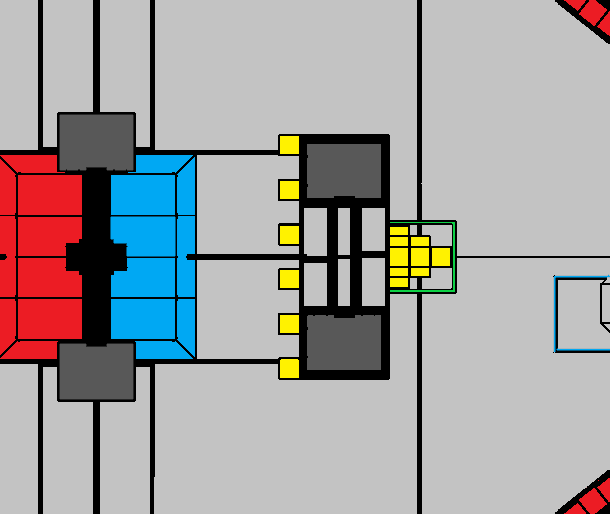
#> input picture livedashboard/images/blue_alliance.png, 610 x 514 px
$ python -i FRCRobot.py   (imports and definitions only)   (older library calls are emulated)
#> lines starting #> are read from the running program, lines starting #| are printed output that depends on the picture; after the words box and inside, x2 and y2 are one past the last pixel; in counts of white or black regions, pixels touching at a corner belong together
#> further down, picture is the input picture: shape (514, 610, 3); mean B, G, R 160.8, 160, 162.3
import libjevois as jevois
import cv2
import numpy
import json
import time


class FRCRobot:
    """
    An OpenCV pipeline generated by GRIP.
    """

    def __init__(self):
        self.actualDimension = 7.875
        self.actualDistance = 44.5
        self.pixelDimension = 61
        self.focalLength = self.pixelDimension * self.actualDistance / self.actualDimension

        """initializes all values to presets or None if need to be set
        """

        self.__hsl_threshold_hue = [53.41726618705036, 90.92150170648463]
        self.__hsl_threshold_saturation = [174.28057553956833, 255.0]
        self.__hsl_threshold_luminance = [34.39748201438849, 255.0]

        self.hsl_threshold_output = None

        self.__find_contours_input = self.hsl_threshold_output
        self.__find_contours_external_only = False

        self.find_contours_output = None

        self.__filter_contours_contours = self.find_contours_output
        self.__filter_contours_min_area = 10.0
        self.__filter_contours_min_perimeter = 0.0
        self.__filter_contours_min_width = 0.0
        self.__filter_contours_max_width = 1000.0
        self.__filter_contours_min_height = 0.0
        self.__filter_contours_max_height = 1000.0
        self.__filter_contours_solidity = [0.0, 100]
        self.__filter_contours_max_vertices = 1000000.0
        self.__filter_contours_min_vertices = 0.0
        self.__filter_contours_min_ratio = 0.0
        self.__filter_contours_max_ratio = 10000.0

        self.filter_contours_output = None


    def processImage(self, source0):
        """
        Runs the pipeline and sets all outputs to new values.
        """
        # Step HSL_Threshold0:
        self.__hsl_threshold_input = source0
        (self.hsl_threshold_output) = self.__hsl_threshold(self.__hsl_threshold_input, self.__hsl_threshold_hue, self.__hsl_threshold_saturation, self.__hsl_threshold_luminance)

        # Step Find_Contours0:
        self.__find_contours_input = self.hsl_threshold_output
        (self.find_contours_output) = self.__find_contours(self.__find_contours_input, self.__find_contours_external_only)

        # Step Filter_Contours0:
        self.__filter_contours_contours = self.find_contours_output
        (self.filter_contours_output) = self.__filter_contours(self.__filter_contours_contours, self.__filter_contours_min_area, self.__filter_contours_min_perimeter, self.__filter_contours_min_width, self.__filter_contours_max_width, self.__filter_contours_min_height, self.__filter_contours_max_height, self.__filter_contours_solidity, self.__filter_contours_max_vertices, self.__filter_contours_min_vertices, self.__filter_contours_min_ratio, self.__filter_contours_max_ratio)


    @staticmethod
    def __hsl_threshold(input, hue, sat, lum):
        """Segment an image based on hue, saturation, and luminance ranges.
        Args:
            input: A BGR numpy.ndarray.
            hue: A list of two numbers the are the min and max hue.
            sat: A list of two numbers the are the min and max saturation.
            lum: A list of two numbers the are the min and max luminance.
        Returns:
            A black and white numpy.ndarray.
        """
        out = cv2.cvtColor(input, cv2.COLOR_BGR2HLS)
#> out: shape (514, 610, 3); mean of channels 0, 1, 2 14.2, 161.5, 26.6
        return cv2.inRange(out, (hue[0], lum[0], sat[0]),  (hue[1], lum[1], sat[1]))
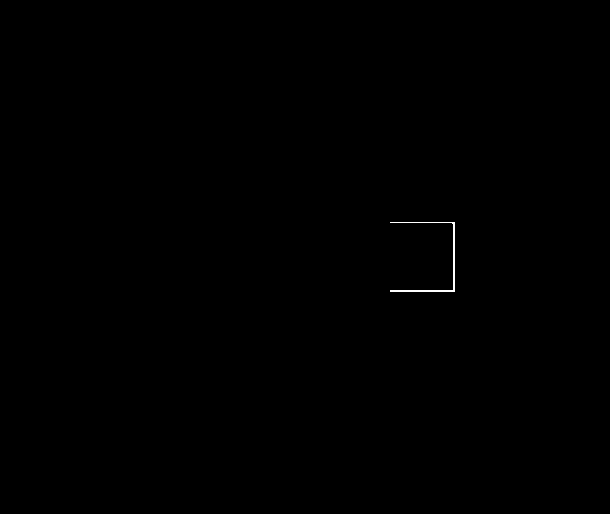
#> returned value: shape (514, 610); 0.11% white in thin lines or dots, all inside (x1, y1, x2, y2) = (390, 222, 455, 292)

    @staticmethod
    def __find_contours(input, external_only):
        """Sets the values of pixels in a binary image to their distance to the nearest black pixel.
        Args:
            input: A numpy.ndarray.
            external_only: A boolean. If true only external contours are found.
        Return:
            A list of numpy.ndarray where each one represents a contour.
        """
        if(external_only):
            mode = cv2.RETR_EXTERNAL
        else:
            mode = cv2.RETR_LIST
        method = cv2.CHAIN_APPROX_SIMPLE
        im2, contours, hierarchy =cv2.findContours(input, mode=mode, method=method)
        return contours

    @staticmethod
    def __filter_contours(input_contours, min_area, min_perimeter, min_width, max_width,
                          min_height, max_height, solidity, max_vertex_count, min_vertex_count,
                          min_ratio, max_ratio):
        """Filters out contours that do not meet certain criteria.
        Args:
            input_contours: Contours as a list of numpy.ndarray.
            min_area: The minimum area of a contour that will be kept.
            min_perimeter: The minimum perimeter of a contour that will be kept.
            min_width: Minimum width of a contour.
            max_width: MaxWidth maximum width.
            min_height: Minimum height.
            max_height: Maximimum height.
            solidity: The minimum and maximum solidity of a contour.
            min_vertex_count: Minimum vertex Count of the contours.
            max_vertex_count: Maximum vertex Count.
            min_ratio: Minimum ratio of width to height.
            max_ratio: Maximum ratio of width to height.
        Returns:
            Contours as a list of numpy.ndarray.
        """
#> called with min_area = 10, min_perimeter = 0, min_width = 0, max_width = 1000, min_height = 0, max_height = 1000, max_vertex_count = 1000000, min_vertex_count = 0
        output = []
        for contour in input_contours:
            x,y,w,h = cv2.boundingRect(contour)
            if (w < min_width or w > max_width):
                continue
            if (h < min_height or h > max_height):
                continue
            area = cv2.contourArea(contour)
            if (area < min_area):
                continue
            if (cv2.arcLength(contour, True) < min_perimeter):
                continue
            hull = cv2.convexHull(contour)
            solid = 100 * area / cv2.contourArea(hull)
            if (solid < solidity[0] or solid > solidity[1]):
                continue
            if (len(contour) < min_vertex_count or len(contour) > max_vertex_count):
                continue
            ratio = (float)(w) / h
            if (ratio < min_ratio or ratio > max_ratio):
                continue
            output.append(contour)
        return output


    # ###################################################################################################
    # Load camera calibration from JeVois share directory
    def load_camera_calibration(self, w, h):
        cpf = "/jevois/share/camera/calibration{}x{}.yaml".format(w, h)
        fs = cv2.FileStorage(cpf, cv2.FILE_STORAGE_READ)
        if fs.isOpened():
            self.camMatrix = fs.getNode("camera_matrix").mat()
            self.distCoeffs = fs.getNode("distortion_coefficients").mat()
            jevois.LINFO("Loaded camera calibration from {}".format(cpf))
        else:
            jevois.LFATAL("Failed to read camera parameters from file [{}]".format(cpf))

    def processAndSend(self, source0):
        timestamp = time.time()
        self.processImage(source0)
        height, width, _ = source0.shape
#> height = 514; width = 610
        list = []
        for contour in self.filter_contours_output:
            x,y,w,h = cv2.boundingRect(contour)


            # angle and distance from camera (angles in radians)
            cA = numpy.arctan2(x + w / 2 - width / 2, self.focalLength)
            cD = self.actualDimension * self.focalLength / w

            # angle and distance after accounting for camera displacement (angles in radians)
            angle = numpy.arctan2(cD * numpy.sin(cA), cD * numpy.cos(cA))
            distance = cD * numpy.cos(cA) / numpy.cos(angle)

            list.append({
                "x": x,
                "y": y,
                "w": w,
                "h": h,
                "angle": numpy.degrees(angle),
                "distance": distance
            })
        outputData = {"Epoch Time": timestamp, "Contours": list}
        jevois.sendSerial(json.dumps(outputData))
#> (this line was passed over: libjevois is not available in this run)

    # ###################################################################################################
    # Process function with no USB output
    def processNoUSB(self, inframe):
        inimg = inframe.getCvBGR()
        self.processAndSend(inimg)

    # ###################################################################################################
    # Process function with USB output
    def process(self, inframe, outframe):
        inimg = inframe.get()
        timestamp = time.time()

        imgbgr = jevois.convertToCvBGR(inimg)
        h, w, chans = imgbgr.shape
        outimg = outframe.get()
        outimg.require("output", w, h + 12, jevois.V4L2_PIX_FMT_YUYV)
        jevois.paste(inimg, outimg, 0, 0)
        jevois.drawFilledRect(outimg, 0, h, outimg.width, outimg.height - h, jevois.YUYV.Black)
        inframe.done()

        self.processAndSend(imgbgr)

        for contour in self.filter_contours_output:
            x,y,w,h = cv2.boundingRect(contour)
            jevois.drawRect(outimg, x, y, w, h, 2, jevois.YUYV.MedPurple)

        # jevois.writeText(outimg, fps, 3, h - 10, jevois.YUYV.White, jevois.Font.Font6x10)
        outframe.send()

>>> import cv2
>>> picture = cv2.imread('../../../../../../livedashboard/images/blue_alliance.png')
>>> result = FRCRobot().processAndSend(picture)
